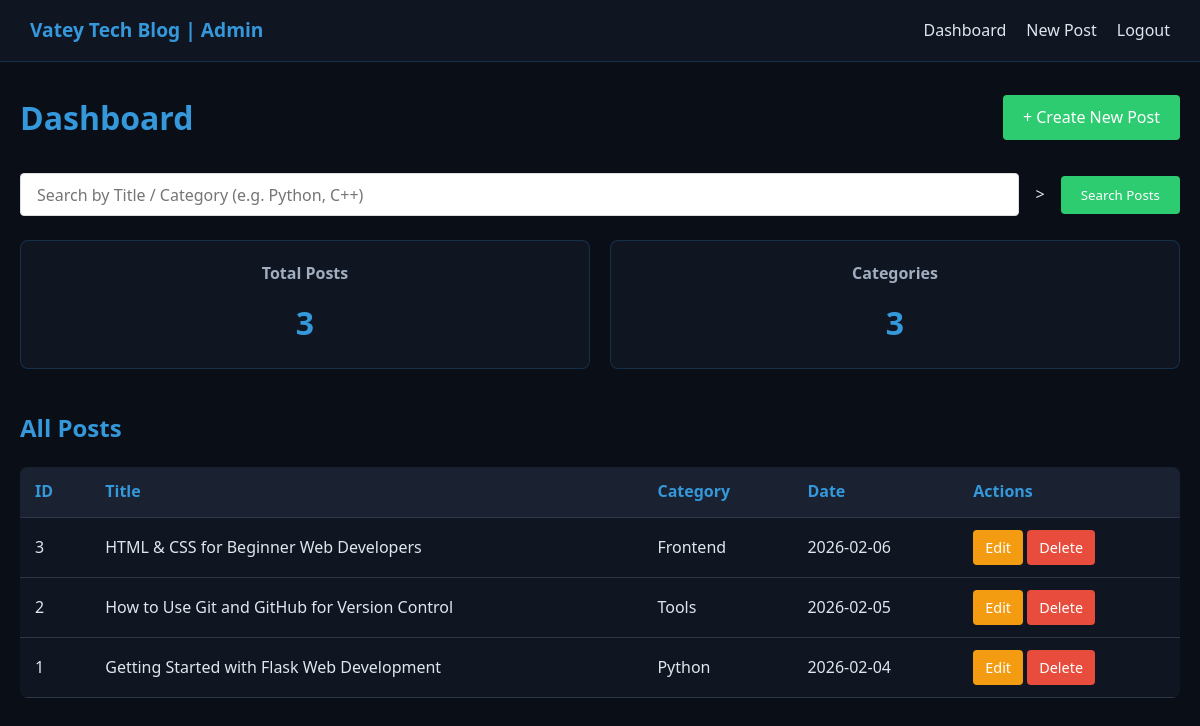
/admin/dashboard (signed in), run on an earlier commit of the app's database.
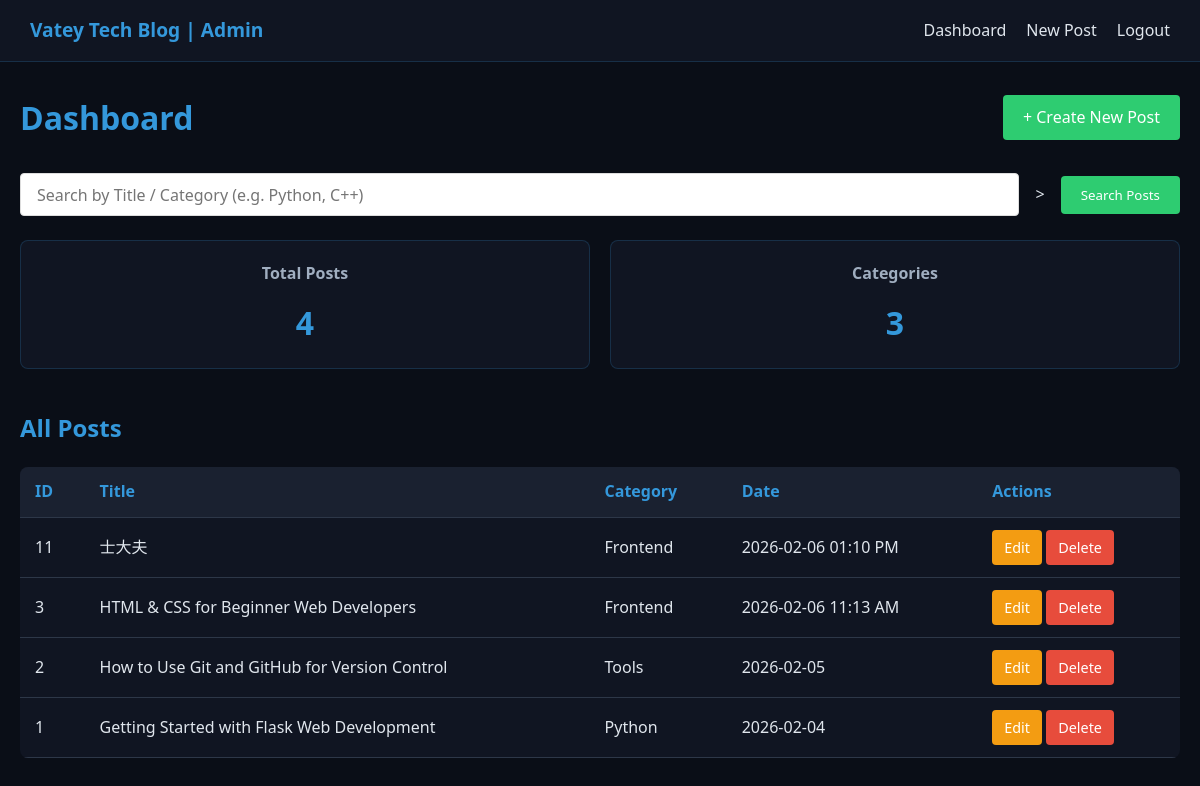
And on a later commit of the database.
### tables this page shows
CREATE TABLE posts (
                id INTEGER PRIMARY KEY AUTOINCREMENT,
                title TEXT NOT NULL,
                category TEXT NOT NULL,
                content TEXT NOT NULL,
                date TEXT NOT NULL
            );

### app.py (the view)
    def wrapper(*args, **kwargs):
        if not session.get("is_login"):
            return redirect(url_for("admin_login"))  # 跳转到登录路由（admin_login）
        return f(*args, **kwargs)

### app.py (called while the page is built)
def admin_required(f):
    def wrapper(*args, **kwargs):
        if not session.get("is_login"):
            return redirect(url_for("admin_login"))  # 跳转到登录路由（admin_login）
        return f(*args, **kwargs)
    wrapper.__name__ = f.__name__  # 修复Flask路由名称冲突，必须加
    return wrapper

### utils/db.py (called while the page is built)
def get_db_connection():
    conn = sqlite3.connect(DATABASE)
    conn.row_factory = sqlite3.Row  # 字典形式返回结果
    return conn

### templates/admin/dashboard.html (shortened to what this page needs)
<!DOCTYPE html>
<html lang="en">
<head>
    <link rel="stylesheet" href="{{ url_for('static', filename='css/admin.css') }}">
</head>
<body>
    <header class="admin-header">
        <div class="admin-logo">Vatey Tech Blog | Admin</div>
        <nav class="admin-nav">
            <a href="/admin/dashboard">Dashboard</a>
            <a href="/admin/create">New Post</a>
            <a href="/admin/logout">Logout</a>
        </nav>
    </header>
    <main class="admin-main">
        <div class="dashboard-header">
            <h1>Dashboard</h1>
            <a href="/admin/create" class="btn btn-success">+ Create New Post</a>
        </div>
        <form class="search-form" method="GET" action="/admin/dashboard">
            <input
                type="text"
                name="keyword"
                class="search-input"
                placeholder="Search by Title / Category (e.g. Python, C++)"
                value="{{ keyword or '' }}"
            >
            <button type="submit" class="btn btn-success">Search Posts</button>
        </form>
        <div class="dashboard-stats">
            <div class="stat-card">
                <h3>{% if keyword %}Matched Posts{% else %}Total Posts{% endif %}</h3>
                <p class="stat-number">{{ total_posts }}</p>
            </div>
            <div class="stat-card">
                <h3>Categories</h3>
                <p class="stat-number">{{ total_categories }}</p>
            </div>
        </div>
        <div class="post-list-section">
            <h2>All Posts</h2>
            <table class="post-table">
                <thead>
                    <tr>
                        <th>ID</th>
                        <th>Title</th>
                        <th>Category</th>
                        <th>Date</th>
                        <th>Actions</th>
                    </tr>
                </thead>
                <tbody>
                    {% for post in posts %}
                    <tr>
                        <td>{{ post.id }}</td>
                        <td>{{ post.title }}</td>
                        <td>{{ post.category }}</td>
                        <td>{{ post.date }}</td>
                        <td class="action-buttons">
                            <a href="/admin/edit/{{ post.id }}" class="btn btn-edit">Edit</a>
                            <a href="/admin/delete/{{ post.id }}" class="btn btn-delete" onclick="return confirm('Are you sure to delete this article? This action cannot be undone!')">Delete</a>
                        </td>
                    </tr>
                    {% endfor %}
                </tbody>
            </table>
        </div>
    </main>
</body>
</html>

What changed in the data, as far as the page shows it:
added posts: id "11", title "士大夫", category "Frontend", date "2026-02-06 01:10 PM"
changed posts "HTML & CSS for Beginner Web Developers": date "2026-02-06" → "2026-02-06 11:13 AM"
Also different on the page:
{{ total_posts }}: "3" → "4"
